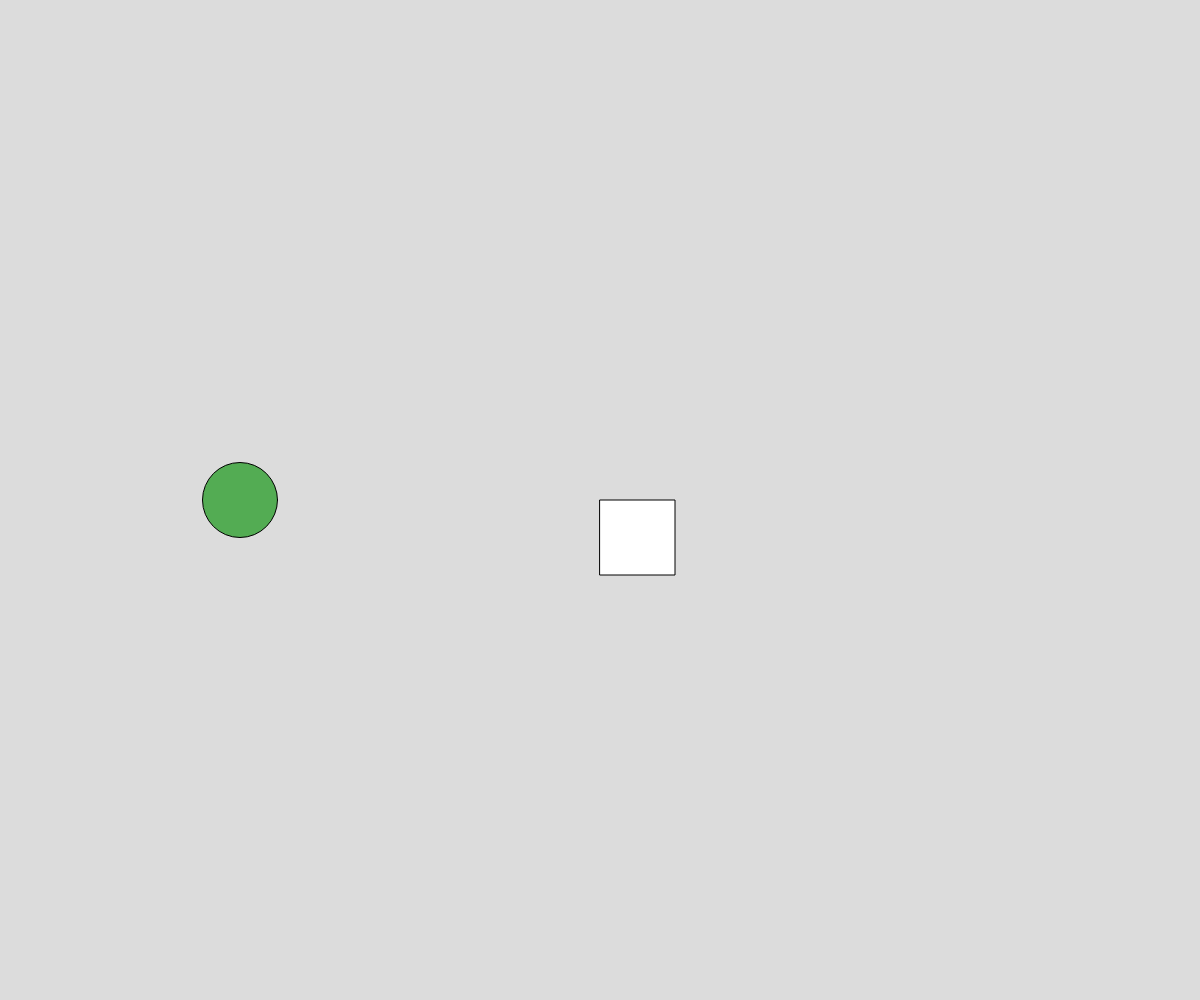
Frame 1 (no input)
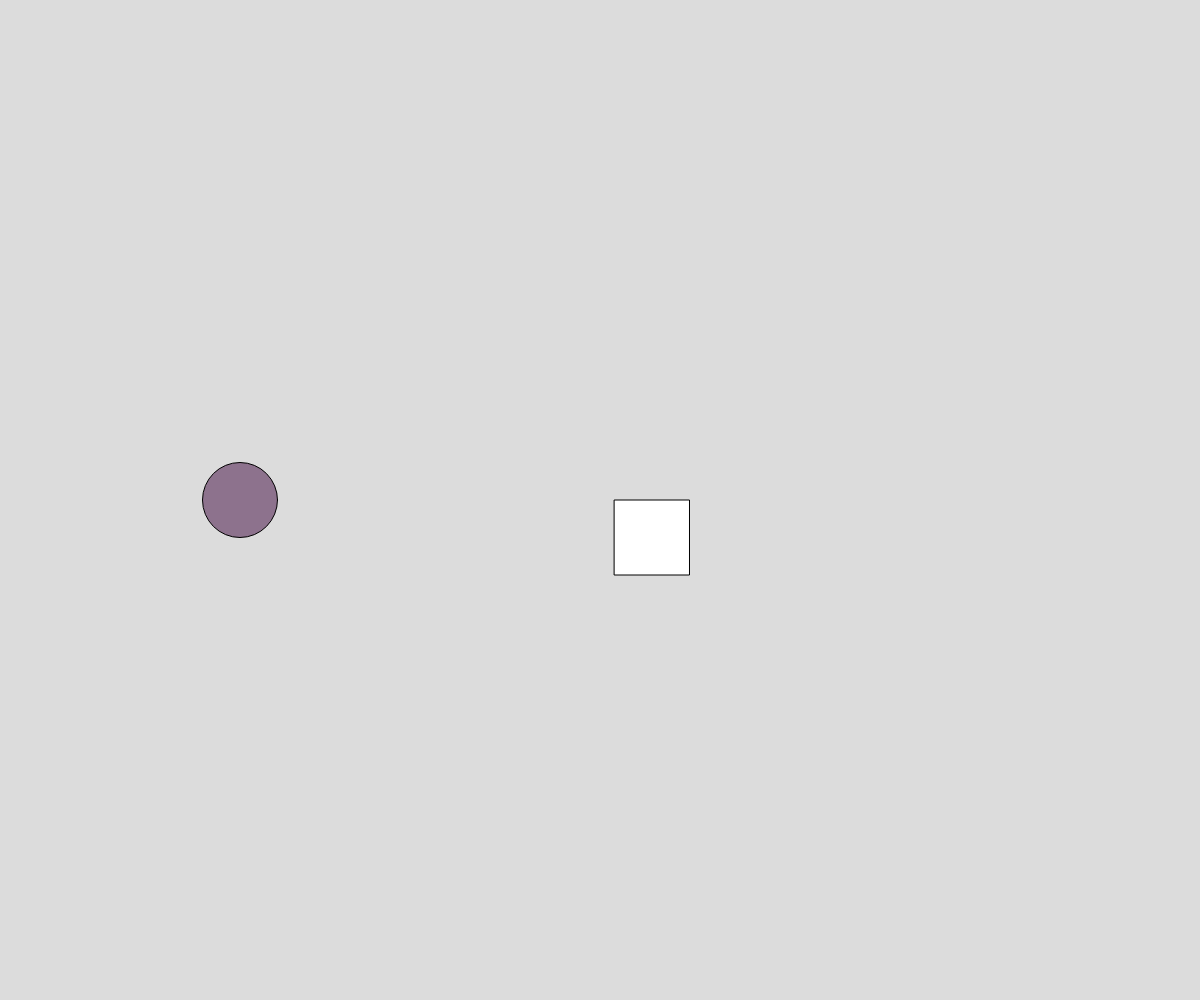
Frame 60 (no input)
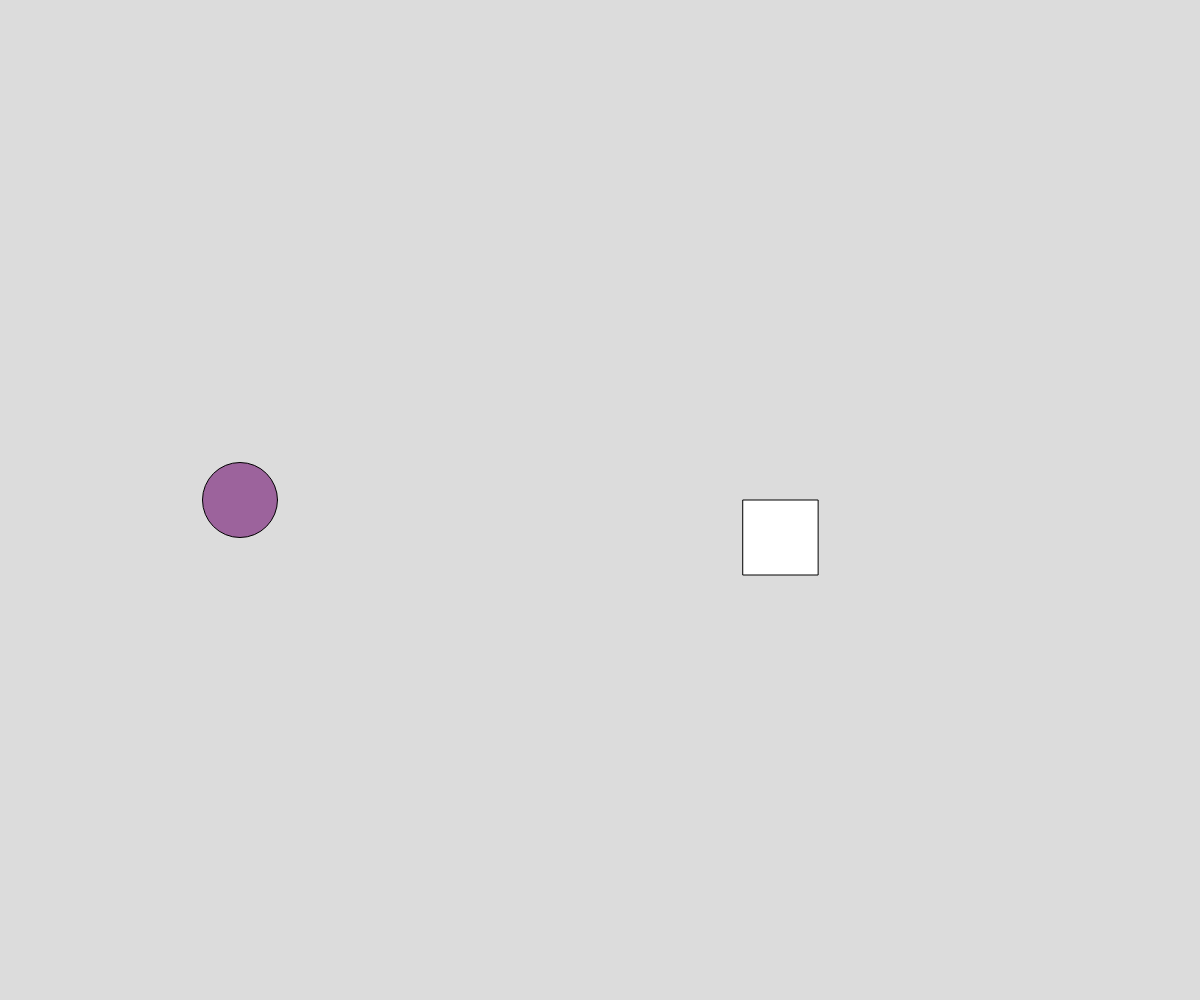
Frame 120 (the mouse pressed at the canvas centre since frame 60)

The p5.js sketch that drew these frames (run headless with seeded random() and noise() and a simulated clock; from frame 60 on, the mouse is pressed at the canvas centre):

// p5.js sketch
// ── sketch.js
// Perlin Noise Demo
// Ben Schoenfeld
// May 13, 2022
// A possible refinement on our use of unpredictability

let squareX;
let colorTime = 999; //starting spot in noise graph
let colorSpeed = 0.01; //increment moving through noise graph 

let squareTime;
let squareSpeed = 0.1;

function setup() {
  createCanvas(windowWidth, windowHeight);
  squareX = width / 2
  squareTime = random(100);
}

function draw() {
  background(220);
  colorCircle();
  moveSquare();
}

function moveSquare() {
  //a square (constant color and size) with random x location
  fill(255);
  //version One - random()
  //squareX += random(-15, 15);
  
  //Version Two - noise()
  let xSpeed = noise(squareTime);
  squareTime += squareSpeed;
  xSpeed = map(xSpeed, 0, 1, -15, 15);
  squareX += xSpeed;

  squareX = constrain(squareX, width / 2, width * 0.8);
  square(squareX, height / 2, 75);
}

function colorCircle() {
  //a circle (constant size and location) with random color each frame
  //Version One - random()
  //fill(random(255), random(255), random(255));
  //    ( noise,       255 - noise, 0)
  //Version Two - noise()
  let currentColor = noise(colorTime) * 255;    //0-255
  fill(currentColor, 255 - currentColor, currentColor);
  colorTime += colorSpeed;

  circle(width * 0.2, height / 2, 75);
}
